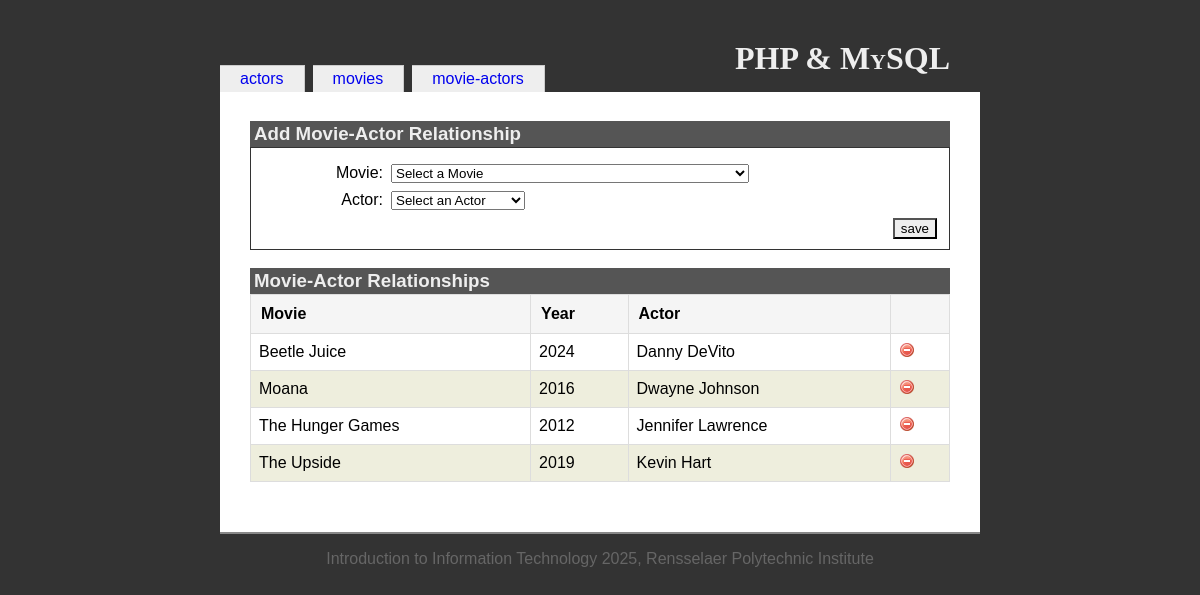
The page /labs/9/inclassexample/relationship.php on the database its author committed.
### tables this page shows
CREATE TABLE `relationship` (
  `actorid` int(10) UNSIGNED NOT NULL,
  `movieid` int(10) UNSIGNED NOT NULL
);

CREATE TABLE `movies` (
  `movieid` int(10) UNSIGNED NOT NULL,
  `title` varchar(100) NOT NULL,
  `year` char(4) DEFAULT NULL
);

CREATE TABLE `actors` (
  `actorid` int(10) UNSIGNED NOT NULL,
  `first_name` varchar(100) NOT NULL,
  `last_name` varchar(100) NOT NULL,
  `dob` date NOT NULL
);

### labs/9/inclassexample/relationship.php (the view, shortened to what this page needs)
<?php
  include('includes/init.inc.php');
  include('includes/functions.inc.php');
?>
<?php include('includes/head.inc.php'); ?>
<h1>PHP &amp; MySQL</h1>
<?php include('includes/menubody.inc.php'); ?>
<?php
  $dbOk = false;
  @ $db = new mysqli('localhost', 'root', 'PRLugo22!', 'iit');
  if ($db->connect_error) {
    echo '<div class="messages">Could not connect to the database. Error: ';
    echo $db->connect_errno . ' - ' . $db->connect_error . '</div>';
  } else {
    $dbOk = true;
  }
?>
<h3>Add Movie-Actor Relationship</h3>
<form id="addForm" name="addForm" action="relationship.php" method="post">
  <fieldset>
    <div class="formData">
      <label class="field" for="movieid">Movie:</label>
      <div class="value">
        <select name="movieid" id="movieid">
          <option value="">Select a Movie</option>
        </select>
      </div>
      <label class="field" for="actorid">Actor:</label>
      <div class="value">
        <select name="actorid" id="actorid">
          <option value="">Select an Actor</option>
        </select>
      </div>
      <input type="submit" value="save" id="save" name="save"/>
    </div>
  </fieldset>
</form>
<h3>Movie-Actor Relationships</h3>
<table id="movieActorTable">
<?php
  if ($dbOk) {
    $query = 'SELECT m.title, m.year, a.first_name, a.last_name, r.movieid, r.actorid
              FROM relationship r
              JOIN movies m ON r.movieid = m.movieid
              JOIN actors a ON r.actorid = a.actorid
              ORDER BY m.title, a.last_name, a.first_name';
    $result = $db->query($query);
    $numRecords = $result->num_rows;
    echo '<tr><th>Movie</th><th>Year</th><th>Actor</th><th></th></tr>';
    for ($i = 0; $i < $numRecords; $i++) {
      $record = $result->fetch_assoc();
      if ($i % 2 == 0) {
        echo "\n".'<tr id="movieactor-' . $record['movieid'] . '-' . $record['actorid'] . '"><td>';
      } else {
        echo "\n".'<tr class="odd" id="movieactor-' . $record['movieid'] . '-' . $record['actorid'] . '"><td>';
      }
      echo htmlspecialchars($record['title']) . '</td><td>';
      echo htmlspecialchars($record['year']) . '</td><td>';
      echo htmlspecialchars($record['first_name']) . ' ' . htmlspecialchars($record['last_name']);
      echo '</td><td>';
      echo '<img src="resources/delete.png" class="deletemovieactor" width="16" height="16" alt="delete movie actor relationship" data-movieid="' .
           $record['movieid'] . '" data-actorid="' . $record['actorid'] . '"/>';
      echo '</td></tr>';
    }
  }
?>
</table>
<?php
  include('includes/foot.inc.php');
?>

### labs/9/inclassexample/resources/iit.css (style rules this page uses)
body { font-family: Georgia, Arial, Helvetica, sans-serif; color: black; background-color: #333; margin: 0; padding: 0; }
h1 { position: relative; top: 20px; text-align: right; margin: 20px 30px 0 0; font-family: Palatino, Times New Roman, Times, serif; font-variant: small-caps; }
fieldset { clear: both; margin: 0; padding-top: 1em; border: 1px solid #333; }
.field { width: 120px; margin: 0 0.5em 0.5em 0; float: left; clear: left; text-align: right; }
.value { margin: 0 0 0.5em 0; }
input { background-color: #eee; color: black; }
#save { float: right; }
h3 { margin: 1em 0 0 0; background-color: #555; color: #eee; padding: 2px 4px; }
table { margin: 0; }
th { text-align: left; padding-right: 1em; }
td { padding-right: 1em; }
#movieActorTable { width: 100%; border-spacing: 0; border: 1px solid #333; }
#movieActorTable th { background-color: #ddc; padding: 2px 4px; }
#movieActorTable td { padding: 2px 4px; }
#movieActorTable tr.odd td { background-color: #eed; color: black; }
.deletemovieactor { cursor: pointer; }
#actorTable, #movieTable, #movieActorTable { width: 100%; border-collapse: collapse; margin-bottom: 20px; }
#actorTable td, #movieTable td, #movieActorTable td { padding: 8px; border: 1px solid #ddd; }
#actorTable th, #movieTable th, #movieActorTable th { background-color: #f5f5f5; padding: 10px; border: 1px solid #ddd; text-align: left; }
#actorTable tr.odd, #movieTable tr.odd, #movieActorTable tr.odd { background-color: #f9f9f9; }

### rows shown on the page
relationship: movieid.title "Beetle Juice", movieid.year "2024", actors.first_name "Danny", actors.last_name "DeVito"
relationship: movieid.title "Moana", movieid.year "2016", actors.first_name "Dwayne", actors.last_name "Johnson"
relationship: movieid.title "The Hunger Games", movieid.year "2012", actors.first_name "Jennifer", actors.last_name "Lawrence"
relationship: movieid.title "The Upside", movieid.year "2019", actors.first_name "Kevin", actors.last_name "Hart"

### other values the page prints
$value "actors"
$value "movies"
$value "movie-actors"
